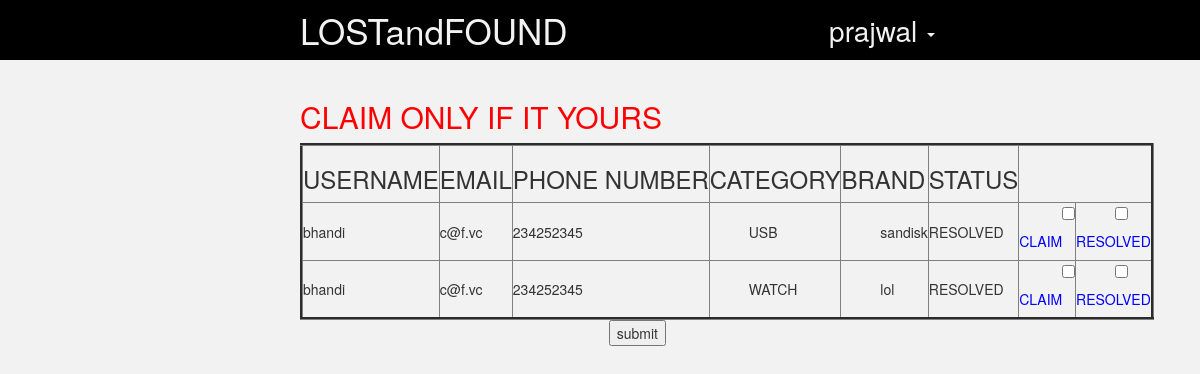
/search (signed in), run on the app's committed database.
### app/user/models.py (models this page shows, shortened)
class User(db.Model):
	__tablename__='login'
	name=db.Column(db.String(80),nullable=False)
	password=db.Column(db.String,nullable=False)
	email=db.Column(db.String,nullable=False,unique=True)
	username=db.Column(db.String,unique=True,primary_key=True)
	country=db.Column(db.String(120),nullable=False)
	dob=db.Column(db.String(120),nullable=False)
	gender=db.Column(db.String(120),nullable=True)
	mobile=db.Column(db.Integer,nullable=False)

### app/found/models.py (models this page shows, shortened)
class Found(db.Model):
	__tabelname__ = 'found'
	id = db.Column(db.Integer,primary_key=True,autoincrement=True)
	category = db.Column(db.String(400))
	brand = db.Column(db.String(400))
	discription = db.Column(db.String(1000))
	user_username = db.Column(db.String(100),db.ForeignKey('login.username'))
	status = db.Column(db.String(1000))

### app/lost/controllers.py (the view)
@mod_found.route('/search', methods=['POST','GET'])
def hush():
	user = User.query.filter(User.username==session['user_name']).first()
	temp=Lost.query.filter(user.username==Lost.user_username).all()
	if temp==0:
		return render_template('dashboard.html',user=user)
	else:
		a=[]
		length=0
		for i in temp:
			print(i.category+i.brand)
			record=Found.query.filter(and_(i.category==Found.category , i.brand==Found.brand)).all()
			for j in record:
				rest=User.query.filter(User.username==j.user_username).first()
				c={}
				c["username"]=rest.username
				c["email"]=rest.email
				c["mobile"]=rest.mobile
				c["category"]=j.category
				c["brand"]=j.brand
				c["lostid"]=i.id
				c['foundid']=j.id
				c["status"]=j.status
				c['mix']=str(i.id)+','+str(j.id)+','+rest.username+','+j.status
				length+=1
				a.append(c)
		if length==0:
			return render_template('dashboard.html',user=user)
		else:
			return render_template('hush.html',user=user,a=a)

### app/templates/hush.html (shortened to what this page needs)
<!DOCTYPE html>
<html>
<head>
        <link rel="stylesheet" href="https://maxcdn.bootstrapcdn.com/bootstrap/3.3.7/css/bootstrap.min.css">
        <link rel= "stylesheet" type= "text/css" href="{{ url_for('static', filename='styles/dashboard.css')}}">
</head>
<body>
        <div class="title" style="height:60px; width:100%; background-color:#000; margin-left:0px; margin-top:0px; float:left; position:relative;">
	   <span id="name" style="margin-left:300px; top:5px; font-size:250%; color:#f2f2f2; position:relative;">
                LOSTandFOUND
           </span>
	   <ul class="nav pull-right">
		<li class="dropdown">
			<a href="#" class="dropdown-toggle" data-toggle="dropdown">{{ user.username }}
				<b class="caret"></b>
			</a>
		</li>
	   </ul>
	</div>
	<div class="center_container">
	    <div id="left_sidebar">
		<div id="view_links">
		<h2 style="color: red">CLAIM ONLY IF IT YOURS</h2>
<form action="http://127.0.0.1:5000/relation" method="POST">
      <table border='3'>
         <thead>
            <tr>
               <th><h3>USERNAME</h3></th>
               <th><h3>EMAIL</h3></th>
               <th><h3>PHONE NUMBER</h3></th>
               <th><h3>CATEGORY</h3></th>
               <th><h3>BRAND</h3></th>
               <th><h3>STATUS </h3></th>
            </tr>
         </thead>
         <tbody>
    {% for i in a %}
               <tr>
                  <td>{{ i.username }}</td>
                  <td>{{ i.email }}</td>
                  <td>{{ i.mobile }}</td>
                  <td>&nbsp;&nbsp;&nbsp;&nbsp;&nbsp;&nbsp;&nbsp;&nbsp;&nbsp;&nbsp;{{ i.category }}</td>
                  <td>&nbsp;&nbsp;&nbsp;&nbsp;&nbsp;&nbsp;&nbsp;&nbsp;&nbsp;&nbsp;{{ i.brand }}</td>
                  <td>{{ i.status }}</td>
                  <td>&nbsp;&nbsp;&nbsp;&nbsp;&nbsp;&nbsp;&nbsp;&nbsp;&nbsp;&nbsp;
                   <input type="checkbox"  name="thins"   value="{{i.mix}}" > <h5 style="color: blue">CLAIM</h5>
                   </td>
                  <td>&nbsp;&nbsp;&nbsp;&nbsp;&nbsp;&nbsp;&nbsp;&nbsp;&nbsp;
                   <input type="checkbox"  name="thin"  id='mycheck' value="{{i.mix}}"  > <h5 style="color: blue">RESOLVED</h5>
                   </td>
                  </tr>
    {% endfor %}
                </tbody>
      </table>
<center>
<input type="submit" value="submit" > </center>
    </form>
</body>
</html>

### app/static/styles/dashboard.css (style rules this page uses)
.pull-right { float:right; }
.dropdown-toggle { color:#f2f2f2; font-size:200%; }
.nav { margin-right: 250px; height: 60px; }
.dropdown { height: 60px; }
.center_container { float:left; height:890px; margin-top:20px; margin-left:300px; }
#left_sidebar { float:left; margin-left:0; height:100%; padding-right:20px; }
#view_links { margin-left:0; padding-right:10px; }

### app/templates/hush.html (style rules this page uses)
body { margin:0px 0px;padding:0px 0px; background-color:#f2f2f2; }

### data on the page
User: username "prajwal"
User: username "bhandi" "bhandi", email "c@f.vc" "c@f.vc", mobile "234252345" "234252345"
Found: category "USB", brand "sandisk", status "RESOLVED"
Found: category "WATCH", brand "lol", status "RESOLVED"
